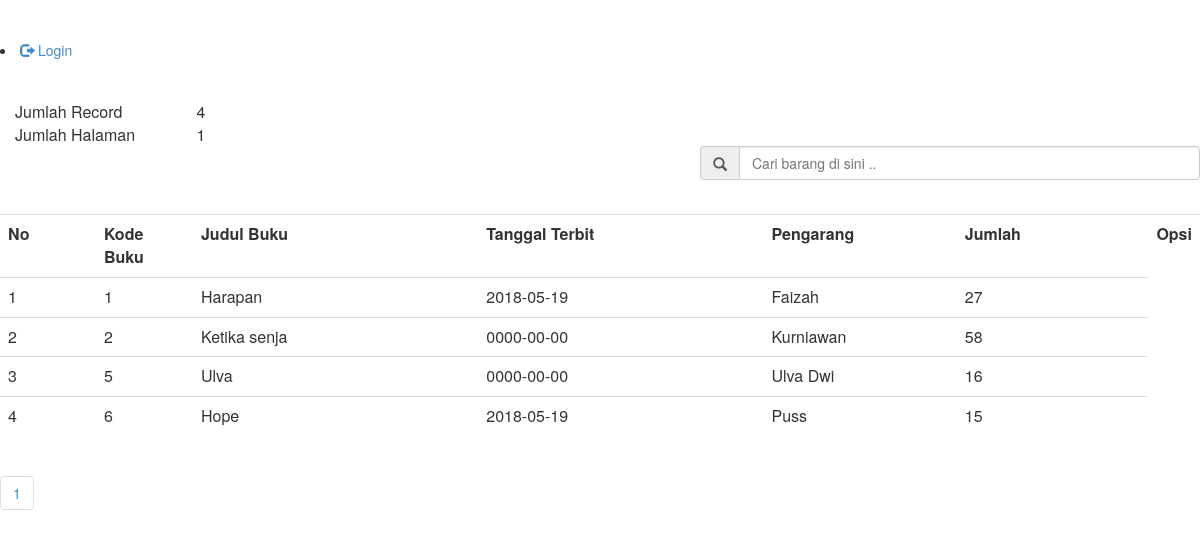
The page /cari_user.php on the database its author committed.
### tables this page shows
CREATE TABLE IF NOT EXISTS `tb_buku` (
`kode_buku` int(15) NOT NULL,
  `judul_buku` varchar(50) NOT NULL,
  `tanggal_terbit` date NOT NULL,
  `pengarang` varchar(30) NOT NULL,
  `stok` int(11) NOT NULL
);

### cari_user.php (the view, shortened to what this page needs)
<link rel="stylesheet" type="text/css" href="assets/css/bootstrap.css">
  <link rel="stylesheet" type="text/css" href="assets/js/jquery-ui/jquery-ui.css">
<li><a href="index.php"><span class="glyphicon glyphicon-log-out"></span>  Login</a></li>
<?php
$per_hal=5;
$jumlah_record=mysql_query("SELECT COUNT(*) from tb_buku");
$jum=mysql_result($jumlah_record, 0);
$halaman=ceil($jum / $per_hal);
$page = (isset($_GET['page'])) ? (int)$_GET['page'] : 1;
$start = ($page - 1) * $per_hal;
?>
<div class="col-md-12">
	<table class="col-md-2">
		<tr>
			<td>Jumlah Record</td>
			<td><?php echo $jum; ?></td>
		</tr>
		<tr>
			<td>Jumlah Halaman</td>
			<td><?php echo $halaman; ?></td>
		</tr>
	</table>
</div>
<form action="cari_act_user.php" method="get">
	<div class="input-group col-md-5 col-md-offset-7">
		<span class="input-group-addon" id="basic-addon1"><span class="glyphicon glyphicon-search"></span></span>
		<input type="text" class="form-control" placeholder="Cari barang di sini .." aria-describedby="basic-addon1" name="cari">
	</div>
</form>
<table class="table table-hover">
	<tr>
		<th class="col-md-1">No</th>
		<th class="col-md-1">Kode Buku</th>
		<th class="col-md-3">Judul Buku</th>
		<th class="col-md-3">Tanggal Terbit</th>
		<th class="col-md-2">Pengarang</th>
		<th class="col-md-2">Jumlah</th>
		<th class="col-md-4">Opsi</th>
	</tr>
	<?php
	if(isset($_GET['cari'])){
		$cari=mysql_real_escape_string($_GET['cari']);
		$brg=mysql_query("select * from tb_buku where judul_buku like '$cari' or pengarang like '$cari'");
	}else{
		$brg=mysql_query("select * from tb_buku limit $start, $per_hal");
	}
	$no=1;
	while($b=mysql_fetch_array($brg)){
		?>
		<tr>
			<td><?php echo $no++ ?></td>
			<td><?php echo $b['kode_buku'] ?></td>
			<td><?php echo $b['judul_buku'] ?></td>
			<td><?php echo $b['tanggal_terbit'] ?></td>
			<td><?php echo $b['pengarang'] ?></td>
			<td><?php echo $b['stok'] ?></td>
		</tr>
		<?php
	}
	?>
</table>
<ul class="pagination">
			<?php
			for($x=1;$x<=$halaman;$x++){
				?>
				<li><a href="?page=<?php echo $x ?>"><?php echo $x ?></a></li>
				<?php
			}
			?>
		</ul>

### rows shown on the page
tb_buku: kode_buku "1", judul_buku "Harapan", tanggal_terbit "2018-05-19", pengarang "Faizah", stok "27"
tb_buku: kode_buku "2", judul_buku "Ketika senja", tanggal_terbit "0000-00-00", pengarang "Kurniawan", stok "58"
tb_buku: kode_buku "5", judul_buku "Ulva", tanggal_terbit "0000-00-00", pengarang "Ulva Dwi", stok "16"
tb_buku: kode_buku "6", judul_buku "Hope", tanggal_terbit "2018-05-19", pengarang "Puss", stok "15"

### other values the page prints
$jum "4"
$halaman "1"
